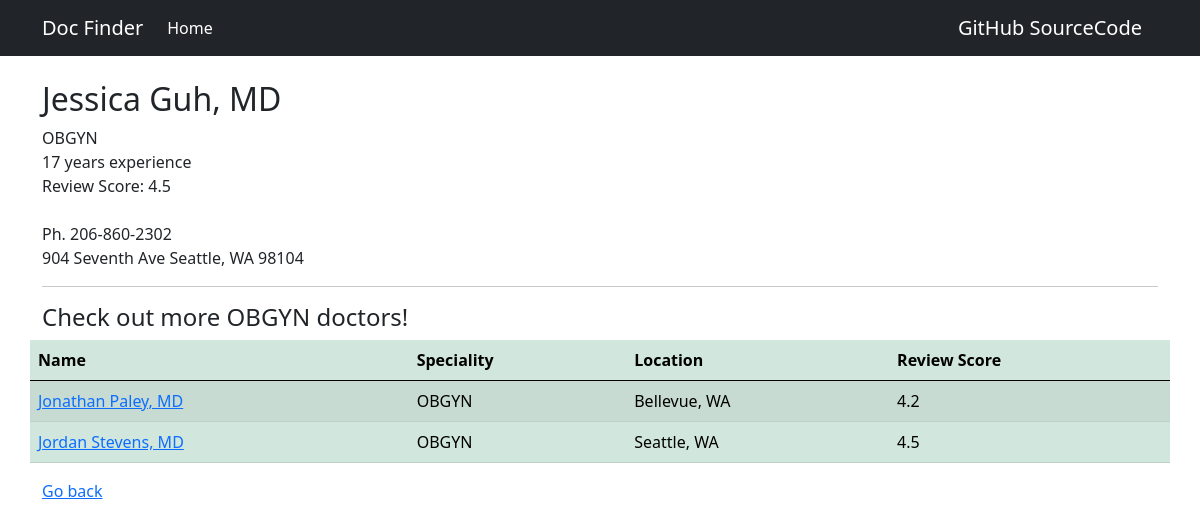
/1/, run on the app's committed database.
### finder/models.py (models this page shows, shortened)
class Data(models.Model):
    name = models.CharField(max_length=100)
    specialty = models.CharField(max_length=100)
    location = models.CharField(max_length=100)
    review_score = models.FloatField(default=0)
    years = models.CharField(max_length=100, default=0)
    phone = models.CharField(default=False, max_length=100)
    address = models.TextField(blank=True, null=True)

### finder/views.py (the view)
# urls.py: path('<int:profile_id>/', views.profile, name='profile'),
def profile(request, profile_id):
    profile = Data.objects.get(pk=profile_id)
    similar = Data.objects.filter(
        specialty__icontains=profile.specialty
    ).exclude(
        name__icontains=profile.name
    )
    context = {
        'profile': profile,
        'similar': similar,
    }
    return render(request, 'finder/profile.html', context)

### templates/finder/profile.html
{% extends 'partials/base.html' %}
{% block content %}
  <div class="column is-center"><br>
    <h2>{{ profile.name }}</h2>
    {{ profile.specialty }}<br>
    {{ profile.years }} years experience<br>
    Review Score: {{ profile.review_score }}<br><br>
    Ph. {{ profile.phone }}<br>
    {{ profile.address }}<hr>
    <h4>Check out more {{ profile.specialty }} doctors!</h4>
  </div>
  <table class="table table-success table-striped">
      <thead>
        <tr>
          <th scope="col">Name</th>
          <th scope="col">Speciality</th>
          <th scope="col">Location</th>
          <th scope="col">Review Score</th>
        </tr>
      </thead>
      <tbody>
        {% for other in similar %}
        <tr>
          <td><a href="{% url 'profile' other.id %}">{{ other.name }}</a></td>
          <td>{{ other.specialty }}</td>
          <td>{{ other.location }}</td>
          <td>{{ other.review_score }}</td>
        </tr>
        {% endfor %}
      </tbody>
  </table>
  <a href="{% url 'index' %}" class="button is-grey-light">Go back</a>
  </div>
</div>
{% endblock %}

### data on the page
Data: name "Jessica Guh, MD", specialty "OBGYN", years "17", review_score "4.5", phone "206-860-2302", address "904 Seventh Ave Seattle, WA 98104"
Data: name "Jonathan Paley, MD", specialty "OBGYN", location "Bellevue, WA", review_score "4.2"
Data: name "Jordan Stevens, MD", specialty "OBGYN", location "Seattle, WA", review_score "4.5"
